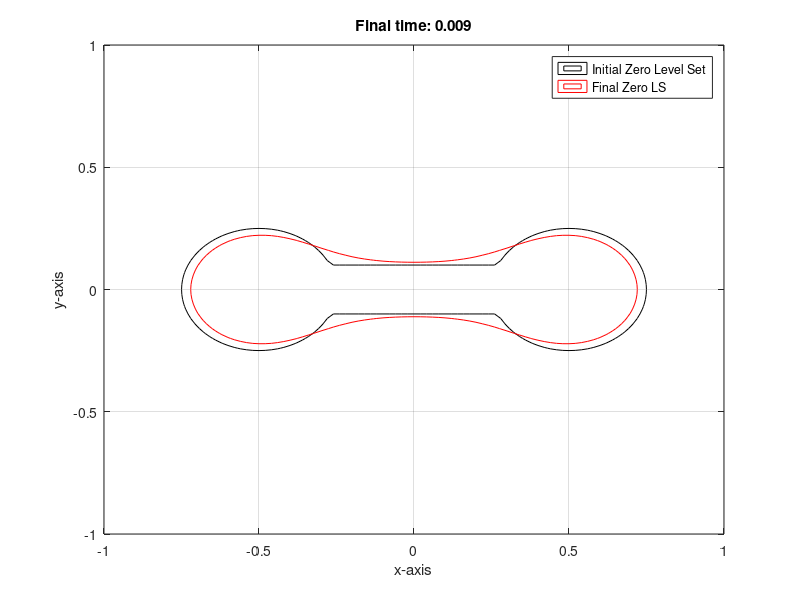

MATLAB code for this plot:
%  convection-diffusion flow
close all;
a   =   -1; b =1; c= -1; d = 1;
C   =   1;
dx  =   .02;
dt  =   dx^2/8;
xV  = (a:dx:b)';
yV  = (c:dx:d)';
fT  =    .009; %.02;
%%-----------------------------
u0  = zeros( (b-a)/dx +1,(d-c)/dx +1 );
for cnt = 1:(d-c)/dx +1
   u0( :,cnt ) = min((xV-.5).^2 + yV(cnt)^2 - .25^2, ...
                min( (xV+.5).^2 + yV(cnt)^2 - .25^2,...
                max(abs(xV)-.3 ,abs(yV(cnt))-.1 )));
end
u = padarray(u0, [1 1], 0 );
u(:,1) = u(:,2); u(:,end)= u(:,end-1);
u(1,:) = u(2,:); u(end,:)= u(end-1,:);

for t = dt:dt:fT
    %%first do mean curvature
    ux      =   ( u( 2:end-1, 3:end) - u(2:end-1, 1:end-2) )/(2*dx);
    uy      =   ( u(3:end, 2:end-1) - u(1:end-2, 2:end-1) )/(2*dx);
    uxx     =   ( u( 2:end-1, 3:end) - 2*u(2:end-1, 2:end-1) + u(2:end-1, 1:end-2) )/(dx^2);
    uyy     =   ( u(3:end,2:end-1) - 2*u(2:end-1,2:end-1) + u(1:end-2,2:end-1) )/(dx^2);
    uxy     =   (u(3:end,3:end) - u(3:end,1:end-2) - u(1:end-2,3:end) + u(1:end-2,1:end-2))/(4*dx^2);
    cTerm   =   ux.^2 .* uxx + 2*ux.*uy.*uxy + uy.^2.*uyy;
    gradM2  =   ux.^2 + uy.^2 + eps;   
    %now upwind differencing for convection part
    bwX     =   ( u( 2:end-1, 2:end-1) - u(2:end-1, 1:end-2) )/dx;
    fwX     =   ( u( 2:end-1, 3:end)   - u(2:end-1, 2:end-1) )/dx;
    bwY     =   ( u( 2:end-1, 2:end-1) - u(1:end-2, 2:end-1) )/dx;
    fwY     =   ( u( 3:end,   2:end-1 )- u(2:end-1, 2:end-1) )/dx;
    
    uxUW= ( bwX > 0 & fwX >= 0 ).*bwX +...  % use BW diff
          ( bwX <= 0 & fwX <= 0 ) .*fwX +...  % use FW diff
          ( bwX <= 0 & fwX > 0 ) .*fwX * 0 +...  % use zero, both in wrong dir
          ( bwX > 0 & fwX < 0 ).*max(abs(fwX),bwX);%both good,choose larger
                   
    
    uyUW= ( bwY > 0 & fwY >= 0 ).*bwY +...  % use BW diff
          ( bwY <= 0 & fwY <= 0 ) .*fwY +...  % use FW diff
          ( bwY <= 0 & fwY > 0 ) .*fwY * 0 +...  % use zero, both in wrong dir
          ( bwY > 0 & fwY < 0 ).* max(abs(fwY),bwY);               
    
    %add in mean curvature
    u(2:end-1, 2:end-1)     =...
                u(2:end-1, 2:end-1) +C * dt*(uxx + uyy -cTerm./gradM2) ;
    
%     add in convection
    u(2:end-1, 2:end-1)     =...
                u(2:end-1, 2:end-1) - dt*(uxUW.^2 + uyUW.^2).^.5;     
            
    u(:,1) = u(:,2); u(:,end)= u(:,end-1);
    u(1,:) = u(2,:); u(end,:)= u(end-1,:);
end

u = u(2:end-1, 2:end-1);

figure(2); contour( xV, yV,u0', [0 0], 'k' );grid; hold on;
contour( xV, yV,u', [0 0], 'r' );
xlabel( 'x-axis');ylabel( 'y-axis');
legend( {'Initial Zero Level Set', 'Final Zero LS' } );
title( ['Final time: ' num2str(fT) ] );
hold off; 